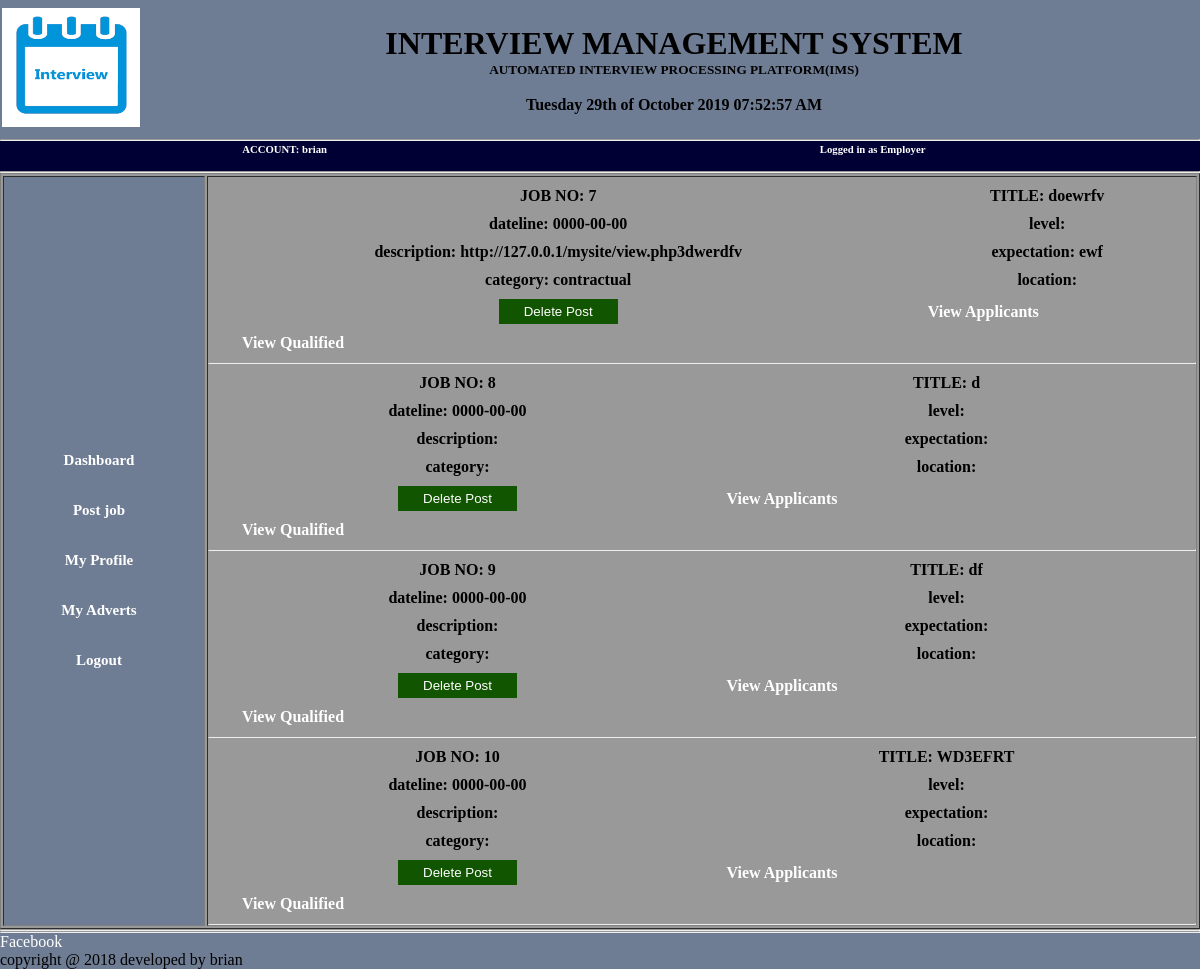
/employer/view.php (signed in), run on the app's committed database.
### tables this page shows
CREATE TABLE `jobposted` (
  `id` int(255) NOT NULL,
  `owner` varchar(100) NOT NULL,
  `daypost` datetime NOT NULL DEFAULT CURRENT_TIMESTAMP,
  `title` varchar(100) NOT NULL,
  `description` varchar(1000) NOT NULL,
  `expectation` varchar(1000) NOT NULL,
  `category` varchar(100) NOT NULL,
  `location` varchar(100) NOT NULL,
  `dateline` date NOT NULL,
  `level` varchar(100) NOT NULL
);

### employer/view.php (the view, shortened to what this page needs)
<?php
if(isset($_SESSION['login_admin'])){
?>
<!DOCTYPE html>
<html>
<head>
<link rel="stylesheet" href="/mysite/css/style.css">
<table width="100%" class="title">
  <tr>
  <th width="190" height="135" align="left" scope="col"><img src="/mysite/images/logo1.png" width="138" height="119" /></th>
    <th width="960">
  <h1>INTERVIEW MANAGEMENT SYSTEM</h1>
    <div class="title">
      <h5>AUTOMATED INTERVIEW PROCESSING PLATFORM(IMS)</h5><br>
      <?php
echo date("l jS \of F Y h:i:s A");
?>
    </div>
</th>
<th></th>
</tr>
</table>
<hr/>
</head>
<body>
  <div class="nav">
    <table width="100%">
    <tr>
      <td width="20px"></td>
      <td><?php echo "<h6> ACCOUNT: " .$_SESSION['login_admin']. "</h>"; ?></td>
      <td><h6>Logged in as Employer</h6></td>
    </tr>
    </table>
  </div>
  <hr/>
<table width="100%" border="1"  height="10%">
<th width="15%" bgcolor="#6F7D94">
<div class="sidebr" align="left"><br>
  <ul>
    <li><a href="employer.php">Dashboard</a></li>
      <li><a href="postjob.php">Post job</a></li> <li><a href="employer-prof.php">My Profile</a></li>
      <li><a href="view.php">My Adverts</a></li>
      <li><a href="/mysite/logout.php">Logout</a></li>
  </ul>
</div>
</th>
<th width="85%"><div class="">
 <?php
$servername = "localhost";
$username = "root";
$password = "";
$dbname = "login";
$conn = new mysqli($servername, $username, $password, $dbname);
$owner = $_SESSION['login_admin'];
$sql = "SELECT * FROM jobposted WHERE owner='$owner'";
$result = $conn->query($sql);
if ($result->num_rows > 0) {
    while($row = $result->fetch_assoc()) {    ?>
    <table cellpadding="22" cellspacing="10" bgcolor="" width="100%" >
    <tr><td><?php echo "JOB NO: " . $row["id"]; ?> </td><td><?php echo "TITLE: " . $row["title"]; ?> </td></tr>
    <tr><td><?php echo "dateline: " . $row["dateline"]; ?> </td><td><?php echo "level: " . $row["level"]; ?> </td></tr>
    <tr><td><?php echo "description: " . $row["description"]; ?> </td><td><?php echo "expectation: " . $row["expectation"]; ?> </td></tr>
    <tr><td><?php echo "category: " . $row["category"]; ?> </td><td><?php echo "location: " . $row["location"]; ?> </td></tr>
    <tr><td><form action="view.php" method="post" onClick="return confirm('Are you sure you want to delete this post?')">
      <input type="submit" name="deletejob" value="Delete Post">
    </form></td>
      <td>
        <a href='applications.php?id=<?php echo $row['id'];?>'>View Applicants</a>
      </td>
    </tr>
    <tr><td>
        <a href='qualified.php?id=<?php echo $row['id'];?>'>View Qualified</a>
      </td></tr>
    </table>
    <hr>
    <?php
}} else {
    echo "0 results";
}
?>
</div>
</th>
</table>
<hr/><hr/>
<div class="footer">
  <p><a href="www.facebook.com">Facebook</a>   copyright @ 2018 developed by brian
</p></div>
</body>
</html>
<?php
}
else{
  header("location: /mysite/index.php");
}
?>

### css/style.css (style rules this page uses)
* { margin:0px; padding:0px; }
h1 { color:black ; }
h5 { color:black; margin-top: 0; padding-right: 15px; padding-left: 15px; }
h6 { color: white; }
.title { background-color:#6F7D94; border-top-color:#000033; border-top-width:thick; }
body { background-repeat:no-repeat; background-size:cover; background-position:center; background-color:#999; }
.nav { width:100%; background:#000034; height:30px; margin-top:; text-align: center; text-overflow: clip; }
li { float:left; height: 30px; line-height:10px; text-align:center; font-size:15px; color:white; }
a { width: 150px; color: ; display:block; }
input[type="submit"] { padding: 5px 25px; background: #150; color: #fff; border:none; }
a { text-decoration:none; color:#fff; }
.footer { background-color: #6F7D94; top: 10px; padding-bottom: 0px; }
.sidebr { width: 200px; background: #6F7D94 ; top:5px; }
div ul li { list-style-type:none; display:block; padding:10px; }
.sidebr a { text-decoration:none; color:white; padding:10px; padding-right:40px; position: inherit; color:#fff; }
a:link { color: white; text-decoration:blink; }

### data on the page
jobposted: id "7", title "doewrfv", dateline "0000-00-00", description "http://127.0.0.1/mysite/view.php3dwerdfv", expectation "ewf", category "contractual"
jobposted: id "8", title "d", dateline "0000-00-00"
jobposted: id "9", title "df", dateline "0000-00-00"
jobposted: id "10", title "WD3EFRT", dateline "0000-00-00"

### other printed values
$_SESSION['login_admin'] "brian"
